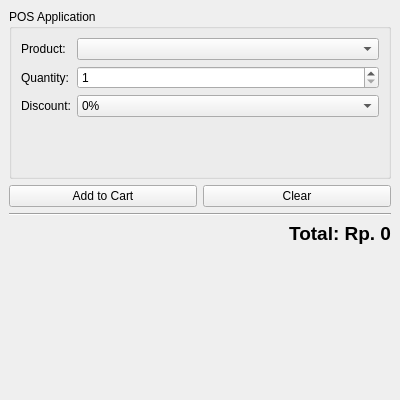
<?xml version="1.0" encoding="UTF-8"?>
<ui version="4.0">
 <class>MainWindow</class>
 <widget class="QMainWindow" name="MainWindow">
  <property name="geometry">
   <rect>
    <x>0</x>
    <y>0</y>
    <width>400</width>
    <height>400</height>
   </rect>
  </property>
  <property name="windowTitle">
   <string>Simple POS</string>
  </property>
  <widget class="QWidget" name="centralwidget">
   <layout class="QVBoxLayout" name="verticalLayout">
    <item>
     <widget class="QGroupBox" name="groupBox">
      <property name="title">
       <string>POS Application</string>
      </property>
      <layout class="QFormLayout" name="formLayout">
       <item row="0" column="0">
        <widget class="QLabel" name="label">
         <property name="text">
          <string>Product:</string>
         </property>
        </widget>
       </item>
       <item row="0" column="1">
        <widget class="QComboBox" name="cbProduct"/>
       </item>
       <item row="1" column="0">
        <widget class="QLabel" name="label_2">
         <property name="text">
          <string>Quantity:</string>
         </property>
        </widget>
       </item>
       <item row="1" column="1">
        <widget class="QSpinBox" name="spinQuantity">
         <property name="minimum">
          <number>1</number>
         </property>
         <property name="value">
          <number>1</number>
         </property>
        </widget>
       </item>
       <item row="2" column="0">
        <widget class="QLabel" name="label_3">
         <property name="text">
          <string>Discount:</string>
         </property>
        </widget>
       </item>
       <item row="2" column="1">
        <widget class="QComboBox" name="cbDiscount">
         <item>
          <property name="text">
           <string>0%</string>
          </property>
         </item>
         <item>
          <property name="text">
           <string>5%</string>
          </property>
         </item>
         <item>
          <property name="text">
           <string>10%</string>
          </property>
         </item>
         <item>
          <property name="text">
           <string>15%</string>
          </property>
         </item>
         <item>
          <property name="text">
           <string>20%</string>
          </property>
         </item>
        </widget>
       </item>
      </layout>
     </widget>
    </item>
    <item>
     <layout class="QHBoxLayout" name="horizontalLayout">
      <item>
       <widget class="QPushButton" name="btnAdd">
        <property name="text">
         <string>Add to Cart</string>
        </property>
       </widget>
      </item>
      <item>
       <widget class="QPushButton" name="btnClear">
        <property name="text">
         <string>Clear</string>
        </property>
       </widget>
      </item>
     </layout>
    </item>
    <item>
     <widget class="QFrame" name="line">
      <property name="frameShape">
       <enum>QFrame::HLine</enum>
      </property>
      <property name="frameShadow">
       <enum>QFrame::Sunken</enum>
      </property>
     </widget>
    </item>
    <item>
     <widget class="QLabel" name="lblTotal">
      <property name="text">
       <string>Total: Rp. 0</string>
      </property>
      <property name="alignment">
       <set>Qt::AlignRight</set>
      </property>
      <property name="styleSheet">
       <string notr="true">font-weight: bold; font-size: 14pt;</string>
      </property>
     </widget>
    </item>
   </layout>
  </widget>
 </widget>
 <resources/>
 <connections/>
</ui>
